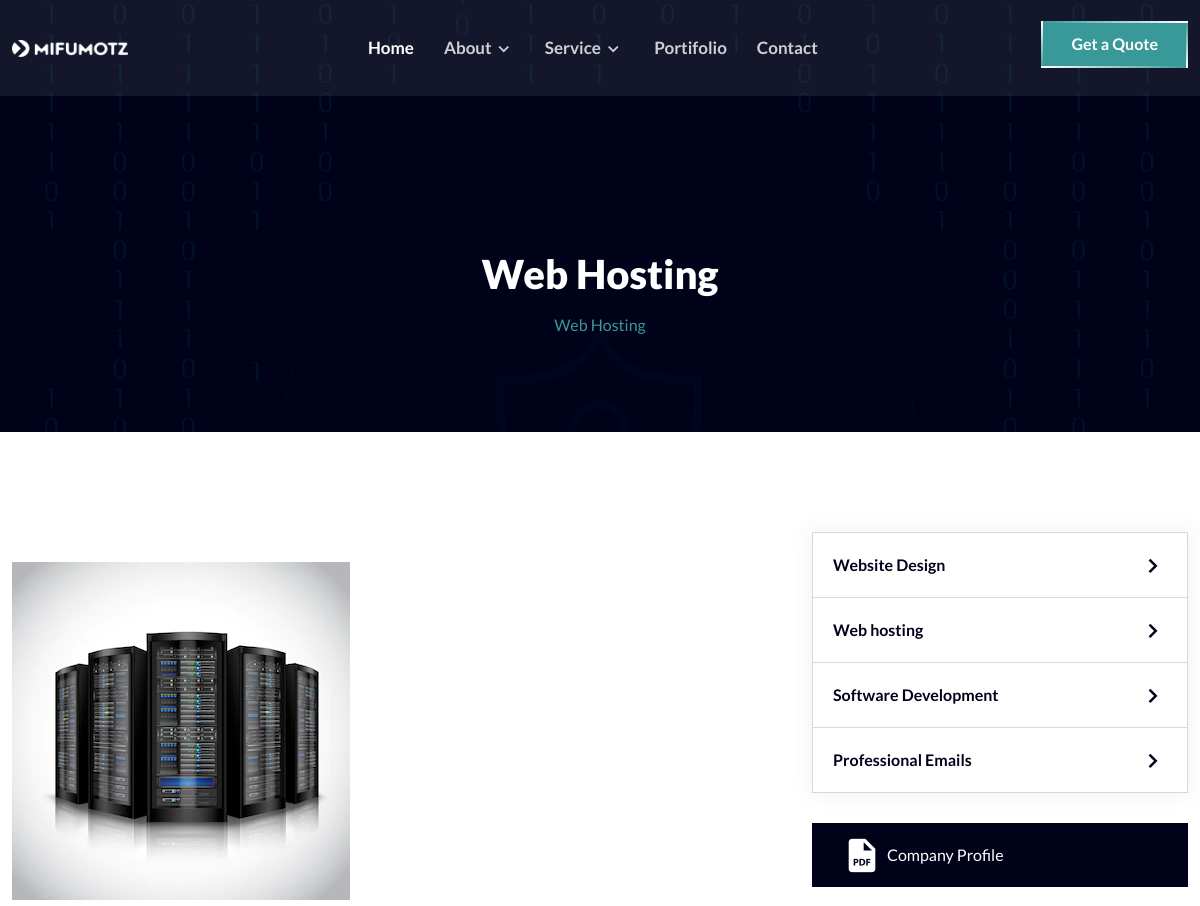
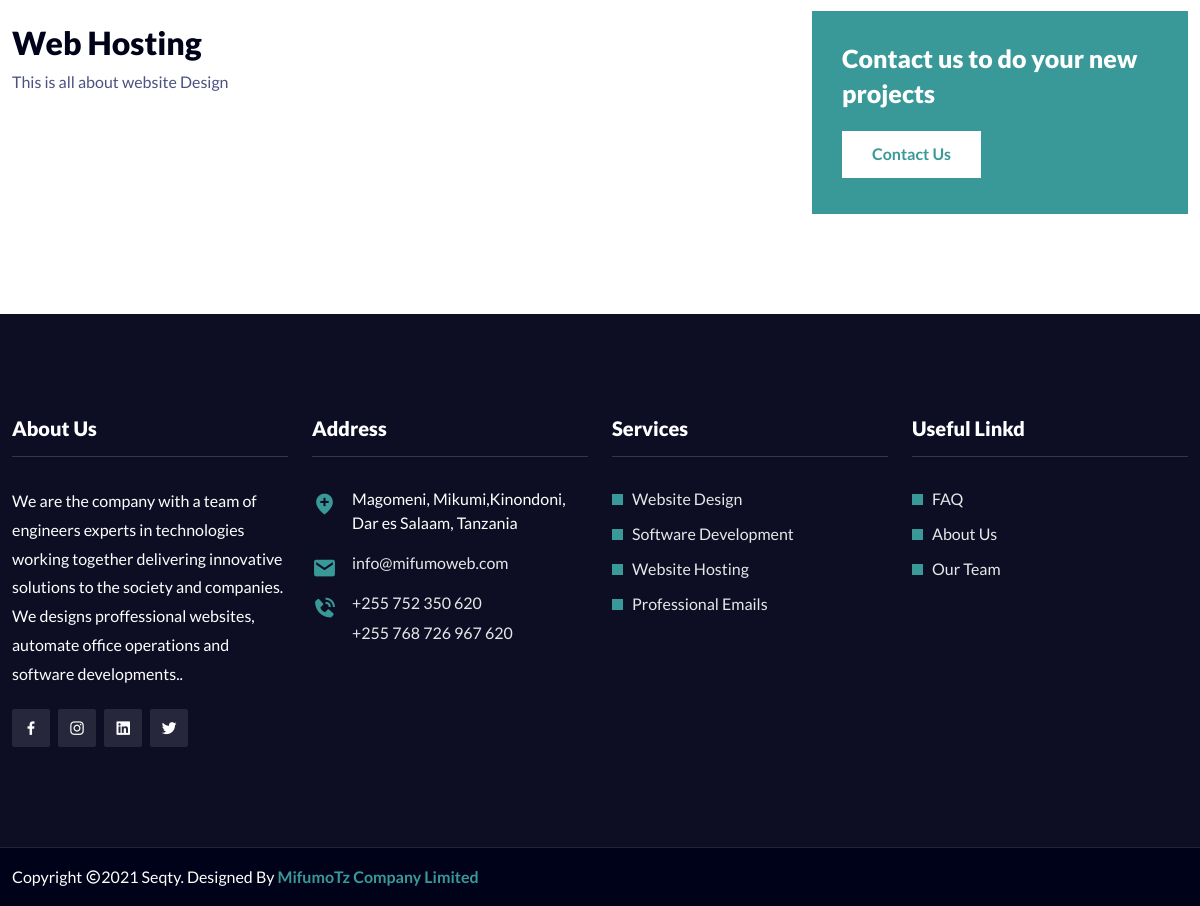
Page /web-hosting on the committed database (2 pictures, top to bottom).
### mifumoweb/models.py (models this page shows, shortened)
class Service(models.Model):
    title = models.CharField(max_length = 150, null=False)
    slug = models.SlugField(unique=True, null=False)
    image = models.ImageField(upload_to='images/', null=True)
    descritption = models.TextField(max_length=300, null=True)
    created_at = models.DateField(auto_now=True)

### mifumoweb/views.py (the view)
# urls.py: path('<slug:slug>', ServicesDetail.as_view(), name='service_detail'),
class ServicesDetail(DetailView):
    model=Service
    template_name='service_details.html'

### mifumoweb/templates/service_details.html (shortened to what this page needs)
{% extends 'base.html' %}
{% block contents %}
<div class="page-title-area page-title-style-two">
    <div class="container">
        <div class="page-title-content">
            <h2>{{object.title}}</h2>
            <ul>
                <li class="active">{{object.title}}</li>
            </ul>
        </div>
    </div>
</div>
<section class="services-details-area pt-100 pb-70">
    <div class="container">
        <div class="row">
            <div class="col-lg-8">
                <div class="services-details-content">
                    <div class="services-content">
                        <div class="services-details-one">
                            <img src="{{object.image.url}}" alt="Image">
                        </div>
                    </div>
                        <h2>{{object.title}}</h2>
                    <div class="services-content">
                       {{object.descritption}}
                    </div>
                </div>
            </div>
            <div class="col-lg-4">
                <div class="services-sidebar">
                    <div class="services-category">
                        <ul>
                            <li>
                                <a href="#">
                                    Website Design
                                    <i class="bx bx-chevron-right"></i>
                                </a>
                            </li>
                            <li>
                                <a href="#">
                                    Web hosting
                                    <i class="bx bx-chevron-right"></i>
                                </a>
                            </li>
                            <li>
                                <a href="#">
                                    Software Development
                                    <i class="bx bx-chevron-right"></i>
                                </a>
                            </li>
                            <li>
                                <a href="#">
                                    Professional Emails
                                    <i class="bx bx-chevron-right"></i>
                                </a>
                            </li>
                        </ul>
                    </div>
                    <div class="services-pdf">
                        <ul>
                            <li>
                                <a href="#">
                                    <i class="bx bxs-file-pdf"></i>
                                    Company Profile
                                </a>
                            </li>
                        </ul>
                    </div>
                    <div class="services-contact mb-30">
                        <h3>Contact us to do your new projects</h3>
                        <a href="contact.html" class="default-btn">
                            <span>Contact Us</span>
                        </a>
                    </div>
                </div>
            </div>
        </div>
    </div>
</section>
{% endblock contents %}

### rows in the picture
Service: title "Web Hosting", image (picture), descritption "This is all about website Design"
